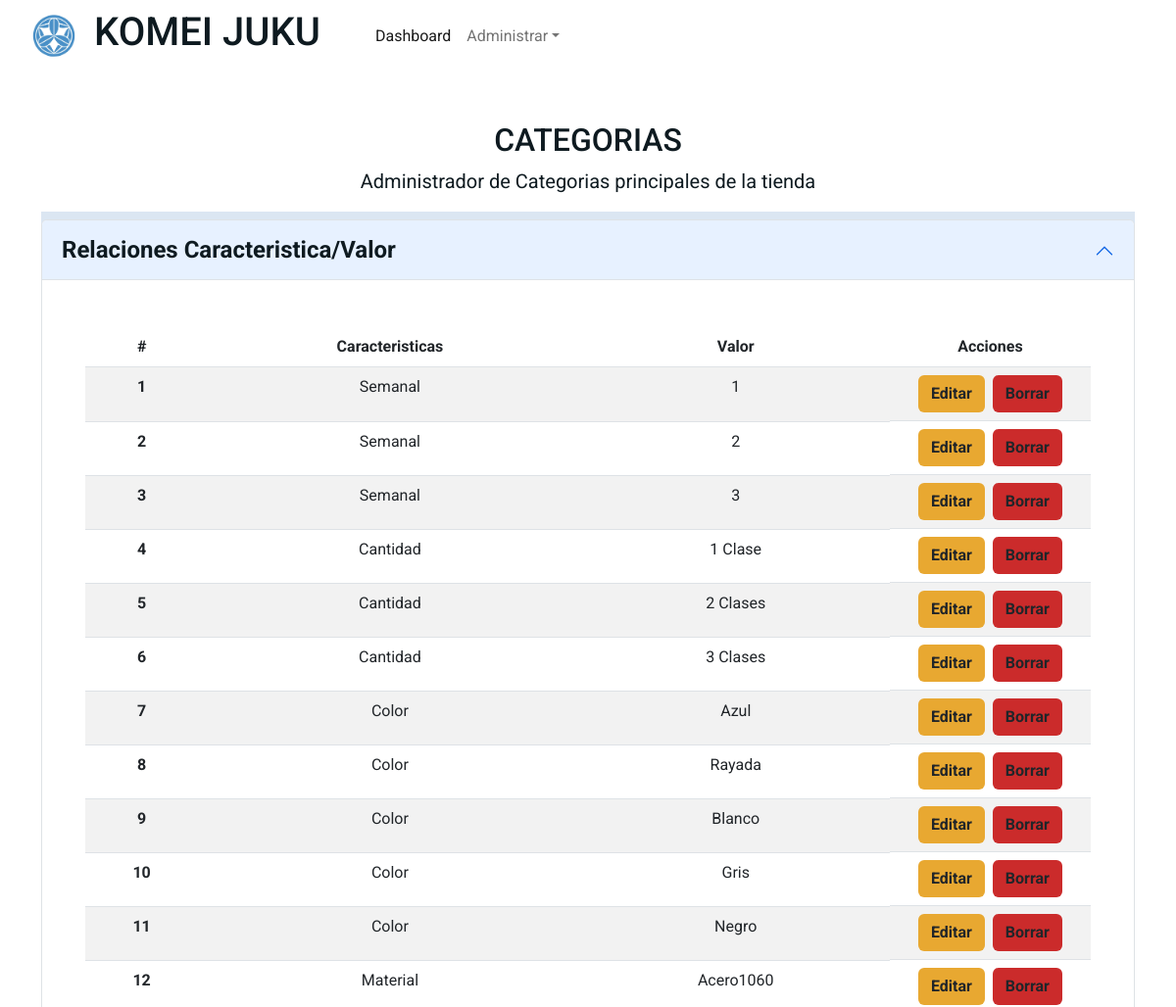
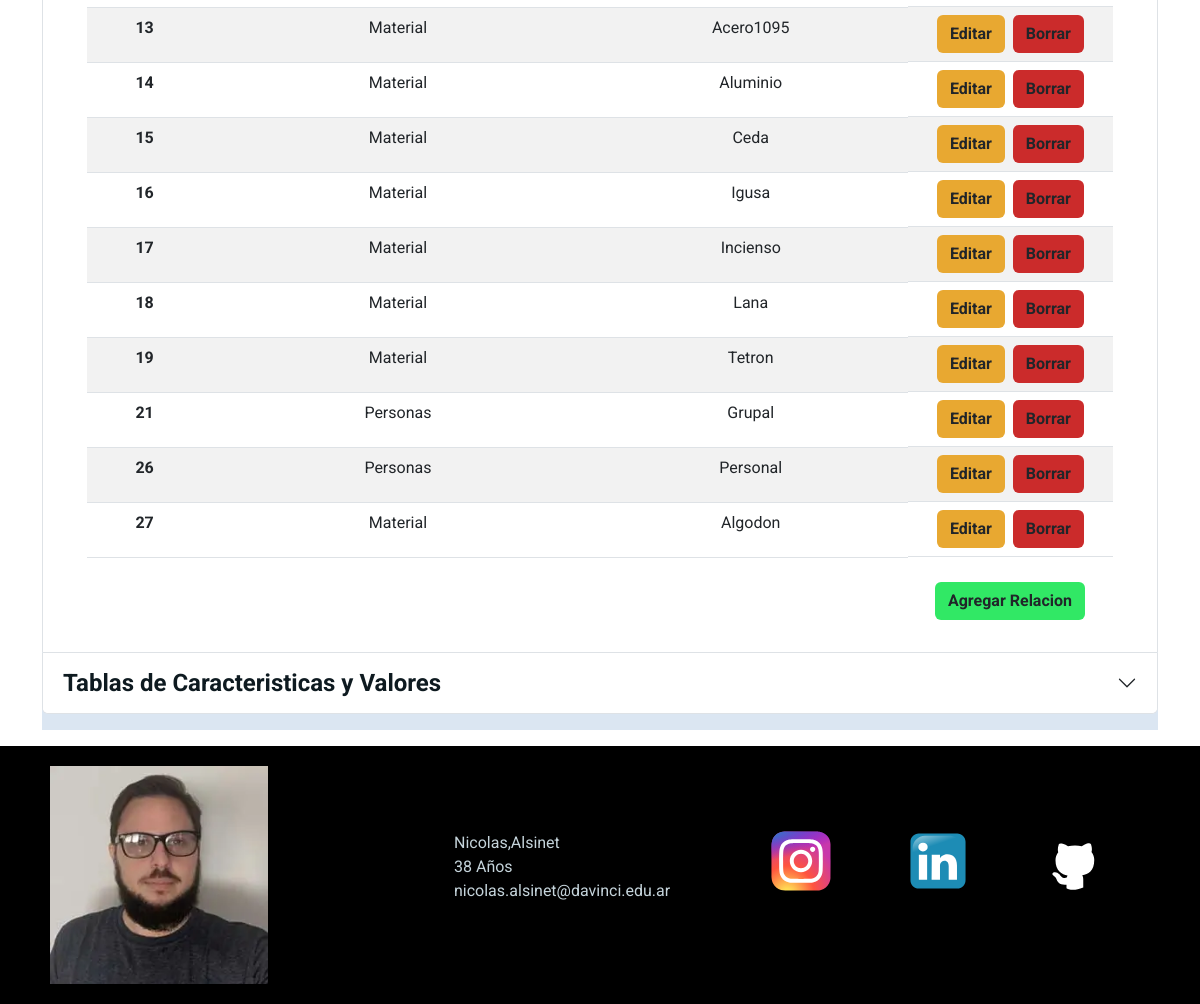
The page /admin/index.php?view=caraval on the database its author committed (2 pictures, top to bottom).
### tables this page shows
CREATE TABLE `valor_x_caracteristica` (
  `id` int(10) UNSIGNED NOT NULL,
  `id_caracteristica` int(10) UNSIGNED NOT NULL,
  `id_valor` int(10) UNSIGNED NOT NULL
);

CREATE TABLE `caracteristicas` (
  `id` int(10) UNSIGNED NOT NULL,
  `name` varchar(256) NOT NULL
);

CREATE TABLE `valores` (
  `id` int(10) UNSIGNED NOT NULL,
  `valor` varchar(256) NOT NULL
);

### classes/Caraval.php (called while the page is built, shortened)
<?php
class Caraval {
    private $id;
    private $name;
    private $valor;
    public function getId()
    {
        return $this->id;
    }
    public function getName()
    {
        return $this->name;
    }
    public function getValor()
    {
        return $this->valor;
    }
    public function getAllCaraval() :array {
        $conexion = Conexion::getConexion();
        $query = "SELECT * FROM valor_x_caracteristica";
        $PDOStatement = $conexion->prepare($query);
        $PDOStatement->setFetchMode(PDO::FETCH_ASSOC);
        $PDOStatement->execute();
        while ($datos = $PDOStatement->fetch()) {
            $caraval[] = $this->formateaCaraval($datos);
        };
        return $caraval;
    }
    public function formateaCaraval (array $datos) :caraval {
        $caraval = new self();
        $caraval->id = $datos['id'];
        $caraval->name = (new Caracteristica)->CaracteristicaID($datos['id_caracteristica']);
        $caraval->valor = (new Valor)->ValorID($datos['id_valor']);
        return $caraval;
    }
}

### classes/Caracteristica.php (called while the page is built, shortened)
<?php
class Caracteristica {
    private $name;
    public function getName()
    {
        return $this->name;
    }
    public function CaracteristicaID(int $id) :Caracteristica {
        $conexion = Conexion::getConexion();
        $query = "SELECT * FROM caracteristicas WHERE id = ?";
        $PDOStatement = $conexion->prepare($query);
        $PDOStatement->setFetchMode(PDO::FETCH_CLASS, self::class);
        $PDOStatement->execute([$id]);
        $datos = $PDOStatement->fetch();
        return $datos;
    }
}

### classes/Valor.php (called while the page is built, shortened)
<?php
class Valor {
    private $valor;
    public function getValor()
    {
        return $this->valor;
    }
    public function ValorID(int $id) :Valor {
        $conexion = Conexion::getConexion();
        $query = "SELECT * FROM valores WHERE id = ?";
        $PDOStatement = $conexion->prepare($query);
        $PDOStatement->setFetchMode(PDO::FETCH_CLASS, self::class);
        $PDOStatement->execute([$id]);
        $datos = $PDOStatement->fetch();
        return $datos;
    }
}

### admin/views/caraval.php (the view, shortened to what this page needs)
<?php
    $caraval = (new Caraval);
    $allCaraval = $caraval->getAllCaraval();
?>
<section class="abm container-fluid container-md pb-3" id="abm">
    <h2 class="titulo-seccion w-75 w-lg-100 text-uppercase text-center my-2 mx-auto px-2">Categorias</h2>
    <p class="fs-5 w-75 text-center mx-auto">Administrador de Categorias principales de la tienda</p>
    <div class="listado pb-3">
        <article class="accordion" id="accordionCaraval">
            <div class="accordion-item">
                <h3 class="accordion-header" id="headingOne">
                    <button class="accordion-button" type="button" data-bs-toggle="collapse" data-bs-target="#collapseOne" aria-expanded="true" aria-controls="collapseOne">
                        <span class="titulo-caraval">Relaciones Caracteristica/Valor</span>
                    </button>
                </h3>
                <div id="collapseOne" class="accordion-collapse collapse show" aria-labelledby="headingOne" data-bs-parent="#accordionCaraval">
                    <div class="accordion-body">
                        <div class="row g-4 my-2 container mx-auto">
                            <div class="col">
                                <table class="tabla table table-striped">
                                    <thead>
                                        <tr>
                                            <th class="px-1 text-center" scope="col">#</th>
                                            <th class="px-1 text-center" scope="col">Caracteristicas</th>
                                            <th class="px-1 text-center" scope="col">Valor</th>
                                            <th class="px-1 text-center" scope="col" width="20%">Acciones</th>
                                        </tr>
                                    </thead>
                                    <tbody>
                                        <?php foreach($allCaraval as $cv) { ?>
                                            <tr>
                                                <th class="text-center" scope="row"><?= $cv->getId()?></th>
                                                <td class="text-capitalize text-center"><?= $cv->getName()->getName() ?></td>
                                                <td class="text-capitalize text-center"><?= $cv->getValor()->getValor() ?></td>
                                                <td class="d-flex justify-content-center">
                                                    <div>
                                                        <a href="index.php?view=abm-caraval&id=<?= $cv->getId()?>"><button class="me-1 btn-editar btn fw-bold">Editar</button></a>
                                                    </div>
                                                    <div>
                                                        <a href="index.php?view=abm-caraval&id=<?= $cv->getId()?>&del=true"><button class="ms-1 btn-borrar btn fw-bold">Borrar</button></a>
                                                    </div>
                                                </td>
                                            </tr>
                                        <?php } ?>
                                    </tbody>
                                </table>
                                <div class="tabla col-12 p-2 d-flex">
                                    <div class="ms-auto">
                                    <a class=" px-3 me-1" href="index.php?view=abm-caraval"><button class="fw-bold btn btn-agregar">Agregar Relacion</button></a>
                                    </div>
                                </div>
                            </div>
                        </div>
                    </div>
                </div>
            </div>
            <div class="accordion-item">
                <h3 class="accordion-header" id="headingTwo">
                    <button class="accordion-button collapsed" type="button" data-bs-toggle="collapse" data-bs-target="#collapseTwo" aria-expanded="false" aria-controls="collapseTwo">
                        <span class="titulo-caraval">Tablas de Caracteristicas y Valores</span>
                    </button>
                </h3>
            </div>
        </article>
    </div>
</section>

### admin/estilos/style.css (style rules this page uses)
:root { --main-font-color: rgb(14, 26, 32); --second-font-color: rgb(197, 212, 219); --main-bg-color: rgb(219, 230, 242); --second-bg-color:rgb(0, 0, 0); --second-bg-color-op: rgba(0, 0, 0, 0.5); }
body { font-family: 'Roboto', sans-serif; color: var(--main-font-color); max-width: 1200px; margin: auto; background-color: rgb(221, 221, 221); }
a { text-decoration: none; color: var(--main-font-color); }
.abm { background-color: #fff; padding-top: 100px; margin-top: 1rem; color: var(--main-font-color); }
.listado { padding-top: 8px; background-color: var(--main-bg-color); }
.tabla { background-color: #fff; }
.btn-borrar { background-color: rgb(203, 43, 43); }
.btn-editar { background-color: rgb(232, 168, 49); }
.btn-agregar { background-color: rgb(49, 232, 101);; }
.titulo-caraval { font-size: 24px; font-weight: bold; color: var(--main-font-color); }

### rows shown on the page
valor_x_caracteristica: id "1", id_caracteristica.name "Semanal", id_valor.valor "1"
valor_x_caracteristica: id "2", id_caracteristica.name "Semanal", id_valor.valor "2"
valor_x_caracteristica: id "3", id_caracteristica.name "Semanal", id_valor.valor "3"
valor_x_caracteristica: id "4", id_caracteristica.name "Cantidad", id_valor.valor "1 Clase"
valor_x_caracteristica: id "5", id_caracteristica.name "Cantidad", id_valor.valor "2 Clases"
valor_x_caracteristica: id "6", id_caracteristica.name "Cantidad", id_valor.valor "3 Clases"
valor_x_caracteristica: id "7", id_caracteristica.name "Color", id_valor.valor "Azul"
valor_x_caracteristica: id "8", id_caracteristica.name "Color", id_valor.valor "Rayada"
valor_x_caracteristica: id "9", id_caracteristica.name "Color", id_valor.valor "Blanco"
valor_x_caracteristica: id "10", id_caracteristica.name "Color", id_valor.valor "Gris"
valor_x_caracteristica: id "11", id_caracteristica.name "Color", id_valor.valor "Negro"
valor_x_caracteristica: id "12", id_caracteristica.name "Material", id_valor.valor "Acero1060"
valor_x_caracteristica: id "13", id_caracteristica.name "Material", id_valor.valor "Acero1095"
valor_x_caracteristica: id "14", id_caracteristica.name "Material", id_valor.valor "Aluminio"
valor_x_caracteristica: id "15", id_caracteristica.name "Material", id_valor.valor "Ceda"
valor_x_caracteristica: id "16", id_caracteristica.name "Material", id_valor.valor "Igusa"
valor_x_caracteristica: id "17", id_caracteristica.name "Material", id_valor.valor "Incienso"
valor_x_caracteristica: id "18", id_caracteristica.name "Material", id_valor.valor "Lana"
valor_x_caracteristica: id "19", id_caracteristica.name "Material", id_valor.valor "Tetron"
valor_x_caracteristica: id "21", id_caracteristica.name "Personas", id_valor.valor "Grupal"
valor_x_caracteristica: id "26", id_caracteristica.name "Personas", id_valor.valor "Personal"
valor_x_caracteristica: id "27", id_caracteristica.name "Material", id_valor.valor "Algodon"
